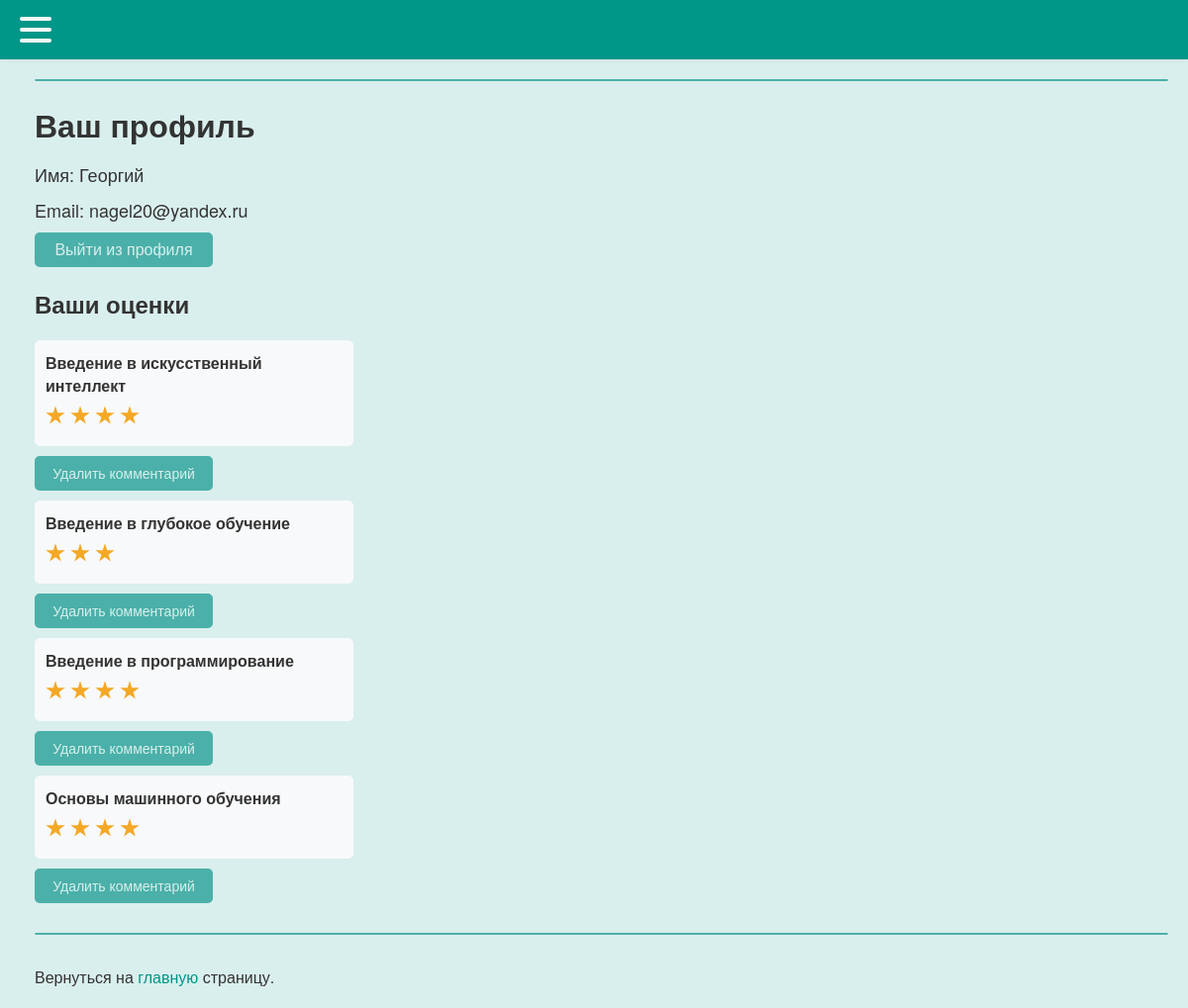
Screenshot of /profile (signed in) with the database file from the repository.
### tables this page shows
CREATE TABLE users (
id integer PRIMARY KEY AUTOINCREMENT,
name text NOT NULL,
email text NOT NULL,
psw text NOT NULL,
avatar BLOB DEFAULT NULL,
comments_numb integer,
time integer NOT NULL
);

CREATE TABLE comments (
id integer PRIMARY KEY AUTOINCREMENT,
username text,
mfkname text,
score text,
mfktitle text
);

### testApp.py (the view, shortened to what this page needs)
@app.route('/profile', methods=["POST", "GET"])
@login_required
def profile():
    your_comments = dbase.getUserCommentsNumb(current_user.getName())
    return render_template('profile.html', menu=menu, your_comments=your_comments)

### FDataBase.py (called while the page is built)
    def getUser(self, user_id):
        try:
            self.__cur.execute(f"SELECT * FROM users WHERE id = {user_id} LIMIT 1")
            res = self.__cur.fetchone()
            if not res:
                print("Пользователь не найден")
                return False
            return res
        except sqlite3.Error as e:
            print("Ошибка получения данных из БД " + str(e))
        return False

    def getUserCommentsNumb(self, name):
        try:
            self.__cur.execute(f"SELECT * FROM comments WHERE username LIKE '{name}'")
            res = self.__cur.fetchall()
            if res:
                return res
        except sqlite3.Error as e:
            print("Ошибка получения статьи из БД " + str(e))
        return (False, False)

### UserLogin.py (called while the page is built)
    def fromDB(self, user_id, db):
        self.__user = db.getUser(user_id)
        return self

    def getName(self):
        return self.__user['name'] if self.__user else "Без имени"

    def getEmail(self):
        return self.__user['email'] if self.__user else "Без email"

### testApp.py (called while the page is built)
def connect_db():
    conn = sqlite3.connect(app.config['DATABASE'])
    conn.row_factory = sqlite3.Row
    return conn

def get_db():
    if not hasattr(g, 'link_db'):
        g.link_db = connect_db()
    return g.link_db

@app.before_request
def before_request():
    global dbase
    db = get_db()
    dbase = FDataBase(db)

@login_manager.user_loader
def load_user(user_id):
    return UserLogin().fromDB(user_id, dbase)

### templates/profile.html (shortened to what this page needs)
{% extends 'index.html' %}
{% block content %}
<h1 style="margin-bottom: 14px;">Ваш профиль</h1>
<div style="margin-bottom: 10px; font-size: 18px;">Имя: {{ current_user.getName() }}</div>
<div style="margin-bottom: 10px; font-size: 18px;">Email: {{ current_user.getEmail() }}</div>
<a class="my_a" href="{{url_for('logout')}}">
  <div class="button_container">
    <div class="center">
      <button class="btn">
        <span class="btn_span">Выйти из профиля</span>
      </button>
    </div>
  </div>
</a>
    <h2>Ваши оценки</h2>
    <ul class="list-comments">
        {% for m in your_comments %}
            <li style="width: 300px;" >
                <p style="margin: 0px 0 0px 0;" class="title">
                    {{m.mfktitle}}
                    <div class="comment_stars_background comment_container container">
                      <div class="comment_stars_background container__items">
                        {% for i in range(m.score|int) %}
                          <label class="comment_stars_background my_label" for="">
                            <div class="star-stroke">
                            </div>
                          </label>
                        {% endfor %}
                      </div>
                    </div>
            </li>
        <form method="POST" action="/profile">
              <div class="button_container">
                <div class="center">
                  <button class="btn">
                    <span style="font-size: 14px;" class="btn_span">Удалить комментарий</span>
                  </button>
                </div>
              </div>
        </form>
        {% endfor %}
    </ul>
{% endblock %}

### templates/index.html (shortened to what this page needs)
<!DOCTYPE html>
<html lang="en">
    <link type="text/css" href={{url_for('static', filename="css/style.css")}} rel="stylesheet" />
    <head>
    </head>
    <body>
        <nav>
          <div class="navbar">
            <div class="menu_container nav-container">
                <div class="" onclick="toggleLeft()">
                    <div class="hamburger-lines">
                      <span class="line line1"></span>
                      <span class="line line2"></span>
                      <span class="line line3"></span>
                    </div>
                </div>
            </div>
          </div>
        </nav>
        <div class="content">
            <hr>
            <div class="between_hr">
                {% block content %}{% endblock %}
            </div>
            <hr>
            <br>Вернуться на <a class="main_a" href="/dict">главную</a> страницу.
        </div>
    </body>
</html>

### static/css/style.css (style rules this page uses)
:root { --primary-colour: #f8f9fa; --secondary-colour: hsl(38 90% 55%); --star-colour: hsl(38 90% 55%); --menu-blue: #009688; --my-light-blue: #4bb0a9; --my-2light-blue: #7fc8c3; --my-background: #D9EFED; --my-white: #f8f9fa; --my-2light-grey: #e6e6e6; --my-light-grey: #b3b3b3; --my-grey: #747474; --my-black: #4f4f4f; }
body { font-family: 'Helvetica Neue', Helvetica, sans-serif; margin: 0; padding: 0; background: var(--my-background); }
.menu_container { top:0; position: fixed; max-width: 1050px; width: 90%; margin: auto; z-index: 21; }
.navbar { top:0; position: fixed; width: 100%; box-shadow: 0 1px 4px rgb(146 161 176 / 15%); background-color: var(--menu-blue); height: 60px; z-index: 20; }
.nav-container .hamburger-lines { display: block; height: 26px; width: 32px; position: absolute; top: 17px; left: 20px; z-index: 27; display: flex; flex-direction: column; justify-content: space-between; }
.nav-container .hamburger-lines .line { display: block; height: 4px; width: 100%; border-radius: 10px; background: var(--my-white); }
.nav-container .hamburger-lines .line1 { transform-origin: 0% 0%; transition: transform 0.4s ease-in-out; }
.nav-container .hamburger-lines .line2 { transition: transform 0.2s ease-in-out; }
.nav-container .hamburger-lines .line3 { transform-origin: 0% 100%; transition: transform 0.4s ease-in-out; }
::placeholder { color: var(--my-light-grey); opacity: 1; }
.content { margin: 80px 20px 20px 35px; color: #333; }
a { color: #007bff; text-decoration: none; }
.between_hr { margin: 20px 0 30px 0; }
hr { border: 1.25px solid var(--my-light-blue); border-radius: 2px; }
.my_a { color: #333; }
.main_a { color: var(--menu-blue); }
.button_container { display: block; display: flex; flex-direction: column; justify-content: center; align-items: left; }
.center { width: 180px; height: 35px; position: relative; display: flex; align-items: left; }
.btn { width: 180px; height: 35px; cursor: pointer; background: var(--my-light-blue); border: none; outline: none; transition: 0.7s ease-in-out; border: 2px solid var(--my-light-blue); border-radius: 5px; border-color: var(--my-light-blue); }
.btn_span { color: var(--my-background); font-size: 18px; font-weight: 100; font-size: 16px; }
ul.list-comments { list-style: none; margin: 0; padding: 0; }
ul.list-comments li { margin: 10px 0; padding: 10px; width: 200px; background: var(--my-white); border: 1px solid var(--my-white); border-radius: 5px; }
ul.list-comments .title { margin: -15px 0 10px 0; font-size: 16px; font-weight: bold; color: #333; }
.my_label { margin-right: 5px; }
.container { background: #f8f9fa; margin: 0; padding: 0; display: flex; align-items: center; }
.container .container__items { display: flex; align-items: left; justify-content: left; gap: -50px; }
.container .container__items label { aspect-ratio: 1; }
.container .container__items label .star-stroke { display: grid; place-items: center; width: 20px; height: 20px; background: var(--secondary-colour); clip-path: polygon(50% 0%, 61% 35%, 98% 35%, 68% 57%, 79% 91%, 50% 70%, 21% 91%, 32% 57%, 2% 35%, 39% 35%); }
.star-stroke { z-index: 10; }
.comment_container { background: #f8f9fa; margin: 0; padding: 0; display: flex; align-items: center; }
.comment_stars_background { background: var(--my-white); padding: 3px 0px 0px 0px; }

### rows the page displays
users: getName "Георгий", getEmail "nagel20@yandex.ru"
comments: mfktitle "Введение в искусственный интеллект", score "4" (drawn)
comments: mfktitle "Введение в глубокое обучение", score "3" (drawn)
comments: mfktitle "Введение в программирование", score "4" (drawn)
comments: mfktitle "Основы машинного обучения", score "4" (drawn)
